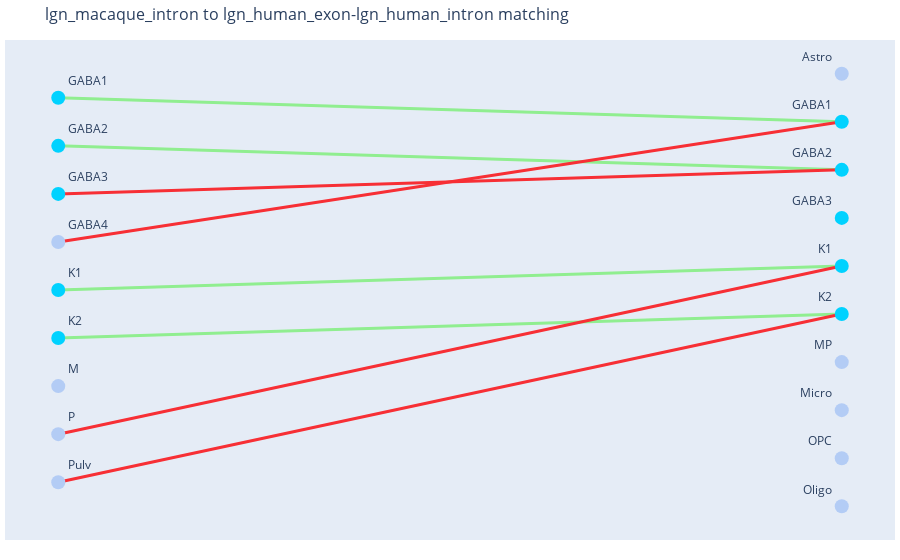
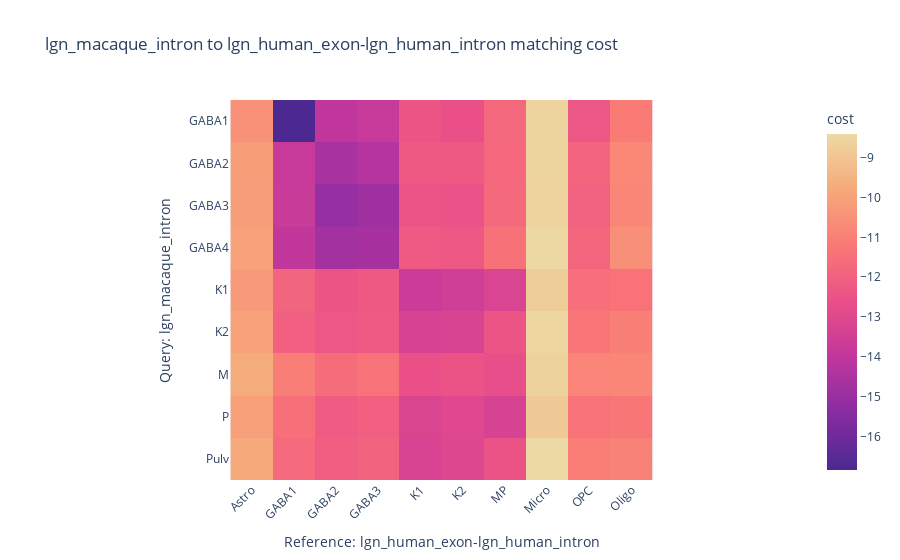

Write notebook code for charts like these, in order.
### Code cell
rcm = RefCM(solver='lp', n_target_clusters=4, max_merges=2)
m = rcm.match([lgn_ds[0][1], lgn_ds[1][1]], lgn_ds[2][1])
m.display_matching_graph()
m.display_matching_costs()

### Figure 1 — Plotly figure (JSON) as saved in the notebook; plotly's stock layout.template omitted (floating-point values rounded to 4 significant figures)
{"data": [{"hoverinfo": "none", "line": {"color": "#90EE90", "width": 3}, "mode": "lines", "name": "correct matching", "type": "scatter", "x": [0, 5, null, 0, 5, null, 0, 5, null, 0, 5, null], "y": [4.5, 4, null, 3.5, 3, null, 0.5, 1, null, -0.5, 0, null]}, {"hoverinfo": "none", "line": {"color": "#F72F35", "width": 3}, "mode": "lines", "name": "incorrect matching", "type": "scatter", "x": [0, 5, null, 0, 5, null, 0, 5, null, 0, 5, null], "y": [2.5, 3, null, 1.5, 4, null, -2.5, 1, null, -3.5, 0, null]}, {"hoverinfo": "text", "marker": {"color": ["#00d2ff", "#00d2ff", "#00d2ff", "#B3CCF5", "#00d2ff", "#00d2ff", "#B3CCF5", "#B3CCF5", "#B3CCF5"], "size": 14}, "mode": "markers+text", "text": ["GABA1", "GABA2", "GABA3", "GABA4", "K1", "K2", "M", "P", "Pulv"], "textposition": "top right", "type": "scatter", "x": [0, 0, 0, 0, 0, 0, 0, 0, 0], "y": [4.5, 3.5, 2.5, 1.5, 0.5, -0.5, -1.5, -2.5, -3.5]}, {"hoverinfo": "text", "marker": {"color": ["#B3CCF5", "#00d2ff", "#00d2ff", "#00d2ff", "#00d2ff", "#00d2ff", "#B3CCF5", "#B3CCF5", "#B3CCF5", "#B3CCF5"], "size": 14}, "mode": "markers+text", "text": ["Astro", "GABA1", "GABA2", "GABA3", "K1", "K2", "MP", "Micro", "OPC", "Oligo"], "textposition": "top left", "type": "scatter", "x": [5, 5, 5, 5, 5, 5, 5, 5, 5, 5], "y": [5, 4, 3, 2, 1, 0, -1, -2, -3, -4]}], "layout": {"hovermode": "closest", "margin": {"b": 20, "l": 5, "r": 5, "t": 40}, "showlegend": false, "title": {"font": {"size": 16}, "text": "lgn_macaque_intron to lgn_human_exon-lgn_human_intron matching"}, "xaxis": {"showgrid": false, "showticklabels": false, "zeroline": false}, "yaxis": {"showgrid": false, "showticklabels": false, "zeroline": false}}}

### Figure 2 — Plotly figure (JSON) as saved in the notebook; plotly's stock layout.template omitted (floating-point values rounded to 4 significant figures)
{"data": [{"coloraxis": "coloraxis", "hovertemplate": "Reference: lgn_human_exon-lgn_human_intron: %{x}<br>Query: lgn_macaque_intron: %{y}<br>cost: %{z}<extra></extra>", "name": "0", "type": "heatmap", "x": ["Astro", "GABA1", "GABA2", "GABA3", "K1", "K2", "MP", "Micro", "OPC", "Oligo"], "xaxis": "x", "y": ["GABA1", "GABA2", "GABA3", "GABA4", "K1", "K2", "M", "P", "Pulv"], "yaxis": "y", "z": [[-10.5, -16.84, -14.03, -13.8, -12.46, -12.61, -11.76, -8.562, -12.36, -11.12], [-10.14, -13.78, -14.63, -14.3, -12.29, -12.28, -11.78, -8.562, -11.86, -10.76], [-10.16, -13.75, -15.06, -14.85, -12.47, -12.53, -11.71, -8.59, -12.02, -10.79], [-10.0, -13.99, -14.74, -14.65, -12.24, -12.34, -11.46, -8.451, -11.82, -10.55], [-10.24, -11.88, -12.45, -12.29, -13.67, -13.52, -13.21, -8.747, -11.53, -11.41], [-10.01, -12.04, -12.36, -12.24, -13.31, -13.24, -12.45, -8.487, -11.31, -10.98], [-9.711, -11.03, -11.62, -11.44, -12.63, -12.49, -12.7, -8.619, -10.87, -10.82], [-10.1, -11.49, -12.21, -12.03, -13.16, -12.99, -13.33, -8.852, -11.37, -11.29], [-9.812, -11.69, -12.1, -11.94, -13.22, -13.09, -12.5, -8.404, -11.08, -10.94]]}], "layout": {"coloraxis": {"colorbar": {"title": {"text": "cost"}}, "colorscale": [[0, "rgb(75, 41, 145)"], [0.1667, "rgb(135, 44, 162)"], [0.3333, "rgb(192, 54, 157)"], [0.5, "rgb(234, 79, 136)"], [0.6667, "rgb(250, 120, 118)"], [0.8333, "rgb(246, 169, 122)"], [1, "rgb(237, 217, 163)"]]}, "title": {"text": "lgn_macaque_intron to lgn_human_exon-lgn_human_intron matching cost"}, "xaxis": {"anchor": "y", "constrain": "domain", "domain": [0, 1], "scaleanchor": "y", "tickangle": -45, "title": {"text": "Reference: lgn_human_exon-lgn_human_intron"}}, "yaxis": {"anchor": "x", "autorange": "reversed", "constrain": "domain", "domain": [0, 1], "title": {"text": "Query: lgn_macaque_intron"}}}}
